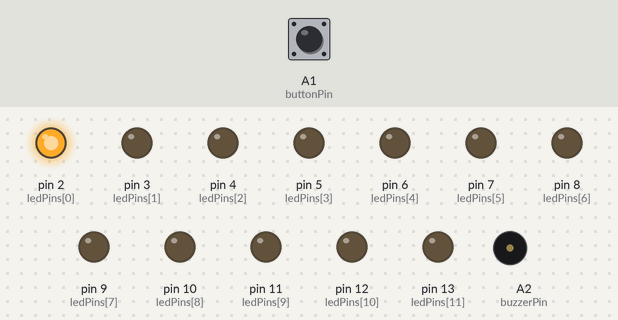
The sketch below on a simulated Arduino Uno, built with avr-gcc and run on an emulated ATmega328P. Shown: output pins drawn as LEDs (lit = HIGH), buzzer (waves = sounding). The test bench sets the inputs (shaded band); at power-on: A1 (buttonPin) HIGH.

Above: at 0.05 s.
1.3 s: A1 (buttonPin) pulled LOW for 0.15 s
At 1.7 s:
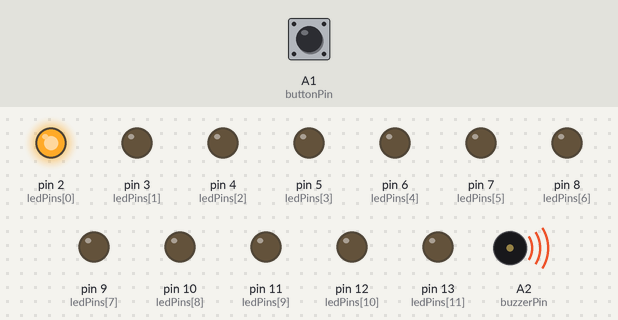
4.4 s: A1 (buttonPin) pulled LOW for 1 s
At 5.6 s:
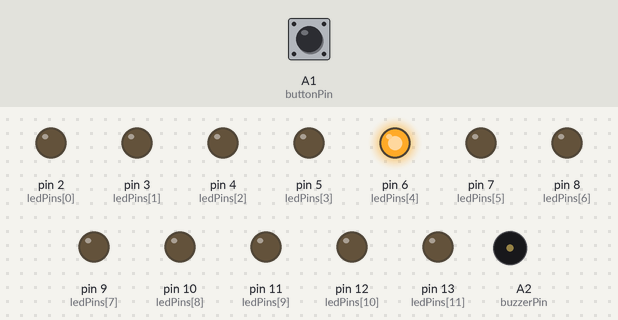
8.4 s: A1 (buttonPin) pulled LOW for 0.15 s
At 10.0 s:
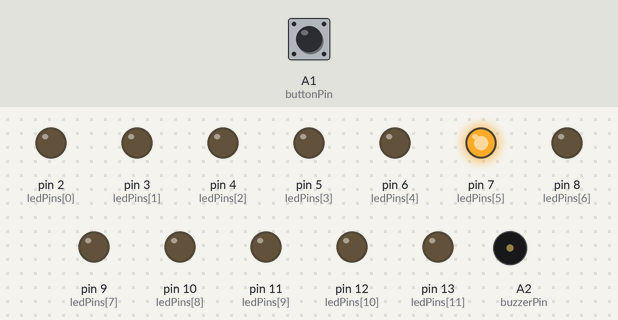
11.4 s: A1 (buttonPin) pulled LOW for 3.2 s
At 13.4 s:
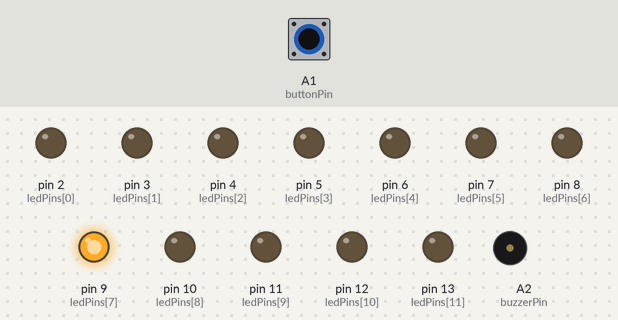
16.1 s: A1 (buttonPin) pulled LOW for 1 s
At 18.8 s:
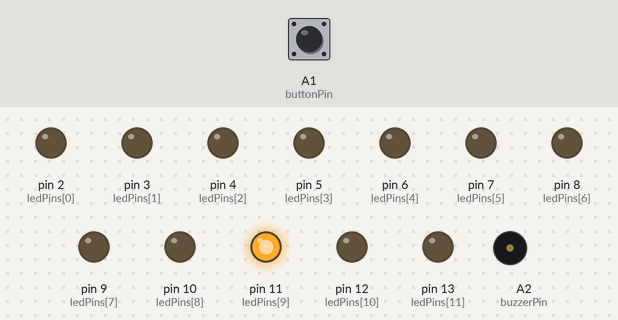
19.1 s: A1 (buttonPin) pulled LOW for 3.2 s
At 21.0 s:
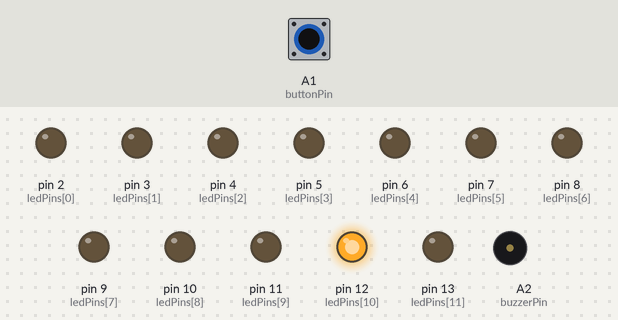
Timing chart, 0 to 24.8 s (numbered marks = the images above; inputs shaded):
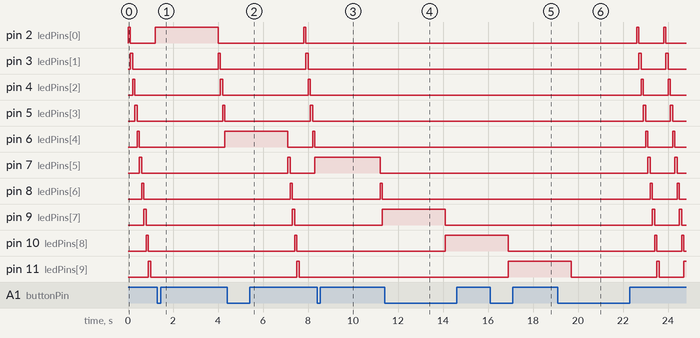

The sketch:

roulette_game.ino
```cpp
// Define pin numbers
const int ledPins[] = {2, 3, 4, 5, 6, 7, 8, 9, 10, 11, 12, 13};
const int redLedPin = 7;
const int buttonPin = A1;
const int buzzerPin = A2;

int totalLeds = 12;
int currentLed = 0;
bool gamePaused = false;

void setup() {
  // Set all LED pins as OUTPUT
  for (int i = 0; i < totalLeds; i++) {
    pinMode(ledPins[i], OUTPUT);
  }

  pinMode(buttonPin, INPUT_PULLUP); // use internal pull-up resistor
  pinMode(buzzerPin, OUTPUT);

  // Turn off all LEDs and buzzer
  turnOffAllLeds();
  digitalWrite(buzzerPin, LOW);
}

void loop() {
  if (!gamePaused) {
    // Turn off all LEDs
    turnOffAllLeds();
    // Turn on current LED
    digitalWrite(ledPins[currentLed], HIGH);
    delay(100); // Adjust scrolling speed here

    // Check for button press
    if (digitalRead(buttonPin) == LOW) {
      gamePaused = true;
      delay(200); // simple debounce
      checkResult();
    }

    // Move to next LED
    currentLed = (currentLed + 1) % totalLeds;
  }
}

void checkResult() {
  if (ledPins[currentLed] == redLedPin) {
    // Correct stop
    happyBeep();
  } else {
    // Wrong stop
    sadBeep();
  }

  delay(2000); // Wait before restarting game
  gamePaused = false;
}

void happyBeep() {
  tone(buzzerPin, 1000, 200); // High tone
  delay(300);
  tone(buzzerPin, 1500, 200); // Higher tone
  delay(300);
  noTone(buzzerPin);
}

void sadBeep() {
  tone(buzzerPin, 400, 400); // Low tone
  delay(500);
  noTone(buzzerPin);
}

void turnOffAllLeds() {
  for (int i = 0; i < totalLeds; i++) {
    digitalWrite(ledPins[i], LOW);
  }
}
```

Measured:
- after the input at 1.3 s, pin 7 (ledPins[5]), pin 8 (ledPins[6]), pin 9 (ledPins[7]), pin 10 (ledPins[8]), pin 11 (ledPins[9]), pin 12 (ledPins[10]), pin 13 (ledPins[11]): stops changing and stays LOW; tone on A2 (buzzerPin): silent → 400 Hz after 0.20 s, → silent 0.40 s later
- after the input at 4.4 s, tone on A2 (buzzerPin): silent → 400 Hz after 0.20 s, → silent 0.40 s later
- after the input at 8.4 s, pin 2 (ledPins[0]), pin 3 (ledPins[1]): stops changing and stays LOW
- after the input at 11.4 s, pin 2 (ledPins[0]), pin 3 (ledPins[1]): stops changing and stays LOW
- after the input at 16.1 s, pin 2 (ledPins[0]), pin 3 (ledPins[1]): stops changing and stays LOW
- after the input at 19.1 s, tone on A2 (buzzerPin): silent → 400 Hz after 0.90 s, → silent 0.40 s later
